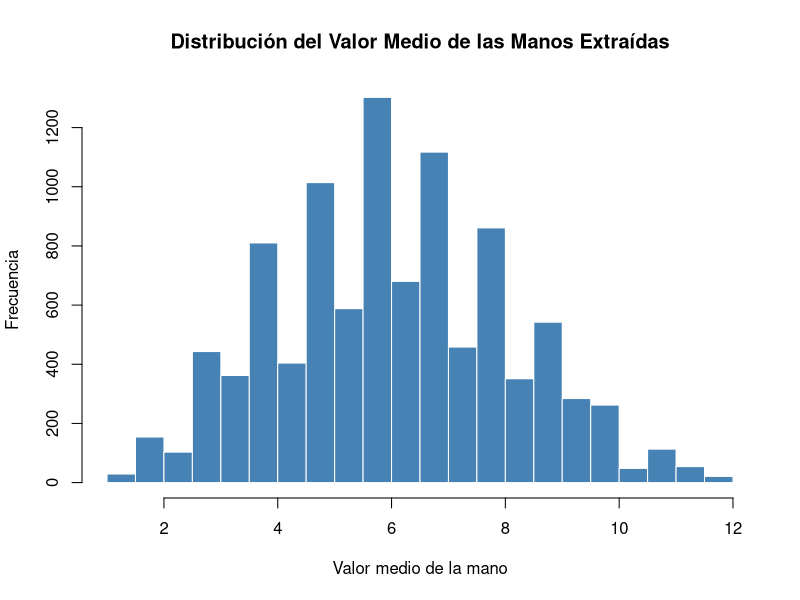

Generate this figure with R:
# SIMULACION 3: envido en el Truco

set.seed(123)

# 1
mazo <- expand.grid(numero = c(1:7, 10:12),
                    palo = c("espadas", "bastos", "oros", "copas"),
                    stringsAsFactors = FALSE)
nrow(mazo)

# 2

sacar_al_azar <- function(mazo) {
  posicion <- sample(nrow(mazo), 3)
  list(mano = mazo[posicion, ], mazo_restante = mazo[-posicion, ])
}

# Prueba de extracción
extraccion <- sacar_al_azar(mazo)
extraccion$mano
nrow(extraccion$mazo_restante)  # Verifica que queden 37 cartas

# Histograma del valor medio de las cartas de la mano (convergencia a media 6)
n_sim <- 10000
valor_medio <- replicate(n_sim, mean(sacar_al_azar(mazo)$mano$numero))

hist(valor_medio, breaks = 30, col = "steelblue", border = "white",
     main = "Distribución del Valor Medio de las Manos Extraídas", 
     xlab = "Valor medio de la mano", ylab = "Frecuencia")

# 3
valor_envido <- function(numero) ifelse(numero <= 7, numero, 0)
contar_tantos <- function(mano) {
  v <- valor_envido(mano$numero)
  tantos <- -Inf
  for (p in unique(mano$palo)) {
    vals <- sort(v[mano$palo == p], decreasing = TRUE)
    if (length(vals) >= 2) tantos <- max(tantos, sum(vals[1:2]) + 20)
  }
  if (is.infinite(tantos)) tantos <- max(v)
  tantos
}

contar_tantos(extraccion$mano)

# 4
prob_oponente_gana <- function(mi_mano, mazo_restante, soy_mano = FALSE) {
  mis_tantos <- contar_tantos(mi_mano)
  combos <- combn(nrow(mazo_restante), 3)
  tantos_op <- apply(combos, 2, function(posicion) contar_tantos(mazo_restante[posicion, ]))
  if (soy_mano) mean(tantos_op > mis_tantos) else mean(tantos_op >= mis_tantos)
}

mi_mano <- extraccion$mano
resto   <- extraccion$mazo_restante

cat("Mis tantos:", contar_tantos(mi_mano), "\n")
cat("P(oponente gana | soy mano):   ", round(prob_oponente_gana(mi_mano, resto, TRUE), 4), "\n")
cat("P(oponente gana | no soy mano):", round(prob_oponente_gana(mi_mano, resto, FALSE), 4), "\n")

# 5

simular_envido_equipos <- function(mi_mano, mazo_restante, n_sim = 10000,
                                   mano_mio = TRUE, tope_comp = 27) {
  mis_tantos <- contar_tantos(mi_mano)
  gana <- logical(n_sim)
  max_rival <- numeric(n_sim)
  
  for (i in seq_len(n_sim)) {
    repeat {
      cartas <- sample(nrow(mazo_restante), 15)
      comp1 <- contar_tantos(mazo_restante[cartas[1:3], ])
      comp2 <- contar_tantos(mazo_restante[cartas[4:6], ])
      if (comp1 < tope_comp && comp2 < tope_comp) break
    }
    riv <- c(contar_tantos(mazo_restante[cartas[7:9], ]),
             contar_tantos(mazo_restante[cartas[10:12], ]),
             contar_tantos(mazo_restante[cartas[13:15], ]))
    
    max_nuestro <- max(mis_tantos, comp1, comp2)
    max_rival[i] <- max(riv)
    gana[i] <- if (mano_mio) max_nuestro >= max_rival[i] else max_nuestro > max_rival[i]
  }
  list(prob = mean(gana), max_rival = max_rival)
}

sim_mano   <- simular_envido_equipos(mi_mano, resto, n_sim, mano_mio = TRUE)
sim_nomano <- simular_envido_equipos(mi_mano, resto, n_sim, mano_mio = FALSE)

cat("P(gana mi equipo | mano de mi equipo):", round(sim_mano$prob, 4), "\n")
cat("P(gana mi equipo | mano del rival):   ", round(sim_nomano$prob, 4), "\n")
